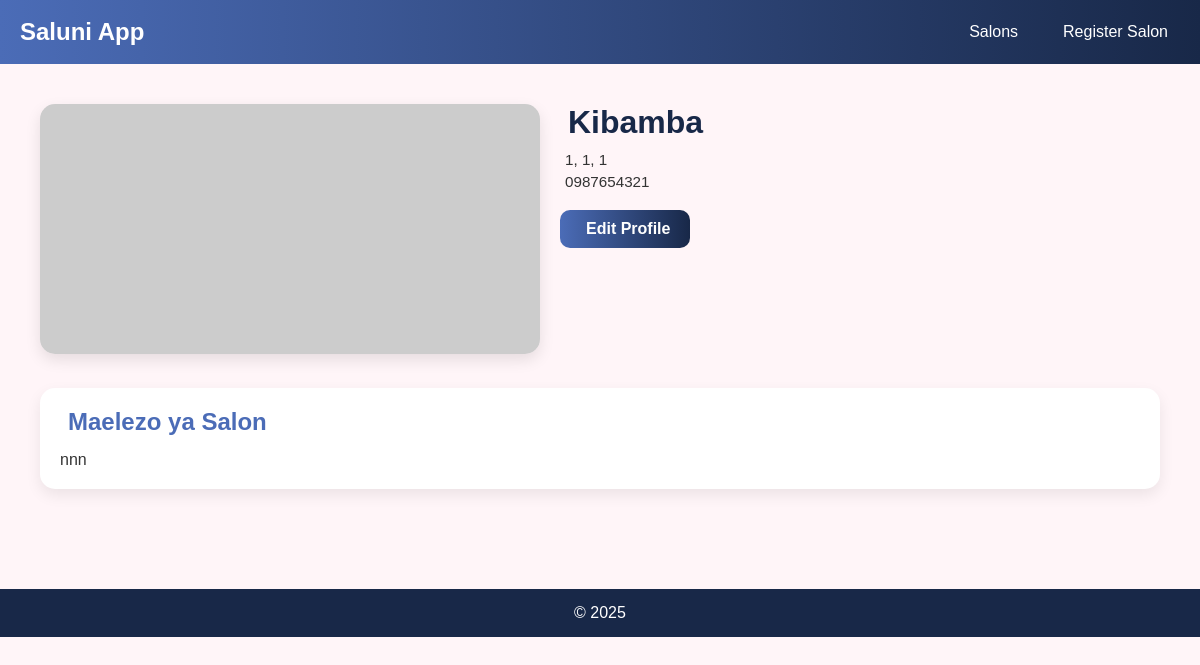
Screenshot of /salons/1/ with the database file from the repository.
### saluni_kike/models.py (models this page shows, shortened)
class Salon(models.Model):
    name = models.CharField(max_length=200)
    description = models.TextField(blank=True)
    address = models.CharField(max_length=300)
    region = models.CharField(max_length=100)
    district = models.CharField(max_length=100)
    street = models.CharField(max_length=200)
    latitude = models.DecimalField(max_digits=9, decimal_places=6, blank=True, null=True)
    longitude = models.DecimalField(max_digits=9, decimal_places=6, blank=True, null=True)
    phone = models.CharField(validators=[PHONE_REGEX], max_length=16, blank=True, null=True)
    email = models.EmailField(blank=True, null=True)
    website = models.URLField(blank=True, null=True)
    facebook = models.URLField(blank=True, null=True)   # Facebook link
    instagram = models.URLField(blank=True, null=True)  # Instagram link
    opening_hours = models.JSONField(blank=True, null=True)
    created_at = models.DateTimeField(auto_now_add=True)
    updated_at = models.DateTimeField(auto_now=True)
    class Meta:
        ordering = ['name']

### saluni_kike/views.py (the view)
# urls.py: path('salons/<int:salon_id>/', views.salon_detail, name='salon_detail'),
def salon_detail(request, salon_id):
    salon = get_object_or_404(Salon, pk=salon_id)
    services = salon.services.all()
    return render(request, 'saluni_kike/salon_detail.html', {'salon': salon, 'services': services})

### saluni_kike/templates/saluni_kike/salon_detail.html (shortened to what this page needs)
{% extends "base.html" %}
{% block content %}
<section class="salon-detail-section">
    <div class="container">
        <div class="salon-header">
            <div class="salon-image">
                {% if salon.picha_kuu %}
                    <img src="{{ salon.picha_kuu.url }}" alt="{{ salon.name }}">
                {% else %}
                    <img src="https://picsum.photos/800/400?random=1" alt="{{ salon.name }}">
                {% endif %}
            </div>
            <div class="salon-info">
                <h1> {{ salon.name }}</h1>
                <p>
                    {{ salon.street }}, {{ salon.district }}, {{ salon.region }}
                </p>
                {% if salon.phone %}
                <p>
                    {{ salon.phone }}
                </p>
                {% endif %}
                <a href="{% url 'salon_update_profile' salon.id %}" class="edit-profile-btn">
                     Edit Profile
                </a>
            </div>
        </div>
        {% if salon.description %}
        <div class="salon-description">
            <h2> Maelezo ya Salon</h2>
            <p>{{ salon.description }}</p>
        </div>
        {% endif %}
    </div>
</section>
{% endblock %}

### saluni_kike/templates/base.html (style rules this page uses)
* { margin:0; padding:0; box-sizing:border-box; }
body { font-family: 'Mulish', sans-serif; background:#f9f9f9; color:#333; }

### saluni_kike/templates/saluni_kike/salon_detail.html (style rules this page uses)
body { font-family: 'Mulish', sans-serif; background:#fff5f8; color:#333; }
.container { max-width:1200px; margin:0 auto; padding:20px; }
.salon-header { display:flex; flex-wrap:wrap; gap:20px; margin-bottom:30px; }
.salon-image img { width:100%; max-width:500px; border-radius:15px; box-shadow:0 6px 15px rgba(0,0,0,0.1); }
.salon-info { flex:1; min-width:250px; }
.salon-info h1 { font-size:2rem; color:#182848; margin-bottom:10px; display:flex; align-items:center; gap:8px; }
.salon-info p { font-size:0.95rem; margin:5px 0; display:flex; align-items:center; gap:5px; }
.salon-description, .salon-services, .salon-stylists, .salon-reviews { margin-bottom:30px; padding:20px; background:#fff; border-radius:15px; box-shadow:0 6px 15px rgba(0,0,0,0.08); }
.salon-description h2, .salon-services h2, .salon-stylists h2, .salon-reviews h2 { font-size:1.5rem; color:#4b6cb7; margin-bottom:15px; display:flex; align-items:center; gap:8px; }
.edit-profile-btn { display: inline-flex; align-items:center; padding: 10px 20px; background: linear-gradient(90deg, #4b6cb7, #182848); color: white; border-radius: 10px; text-decoration: none; margin-top: 15px; font-weight: bold; transition: all 0.3s; }

### rows the page displays
Salon: name "Kibamba", street "1", district "1", region "1", phone "0987654321", description "nnn"

### other values shown
{{ year|default:2025 }} "2025"
